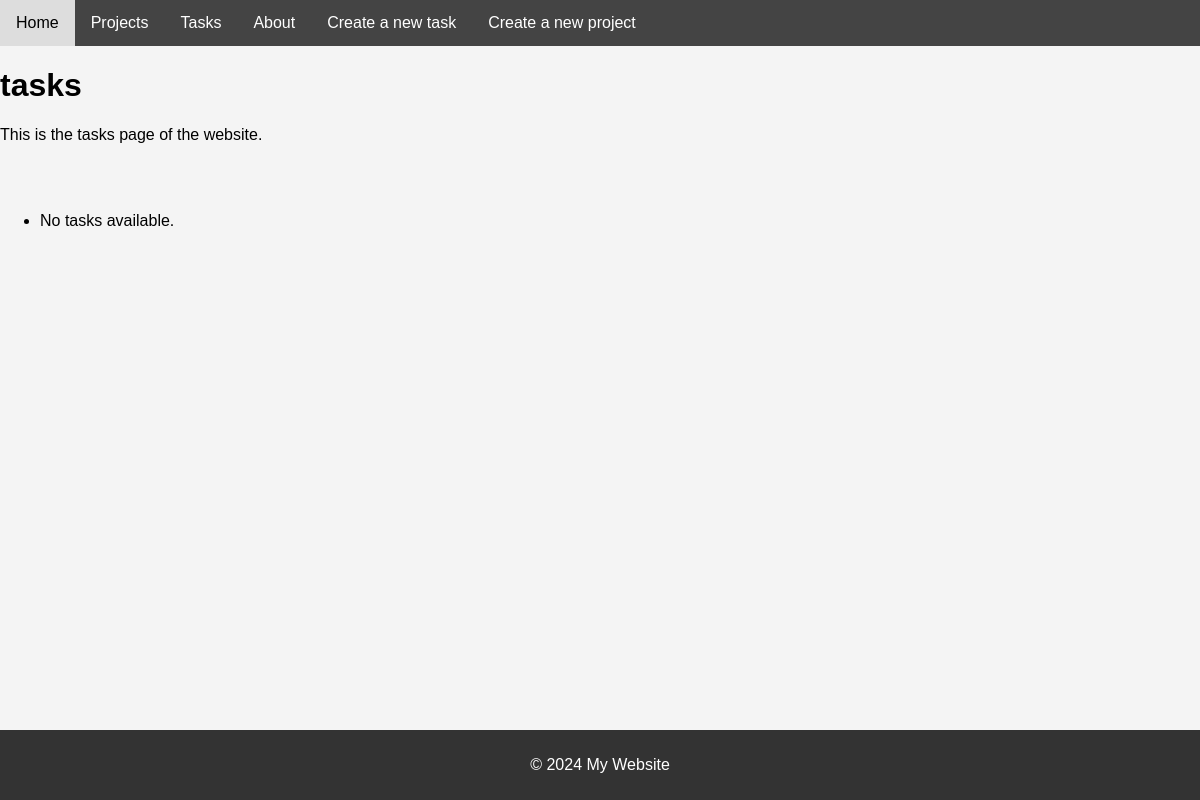
The app's page /home/tasks/, older data.
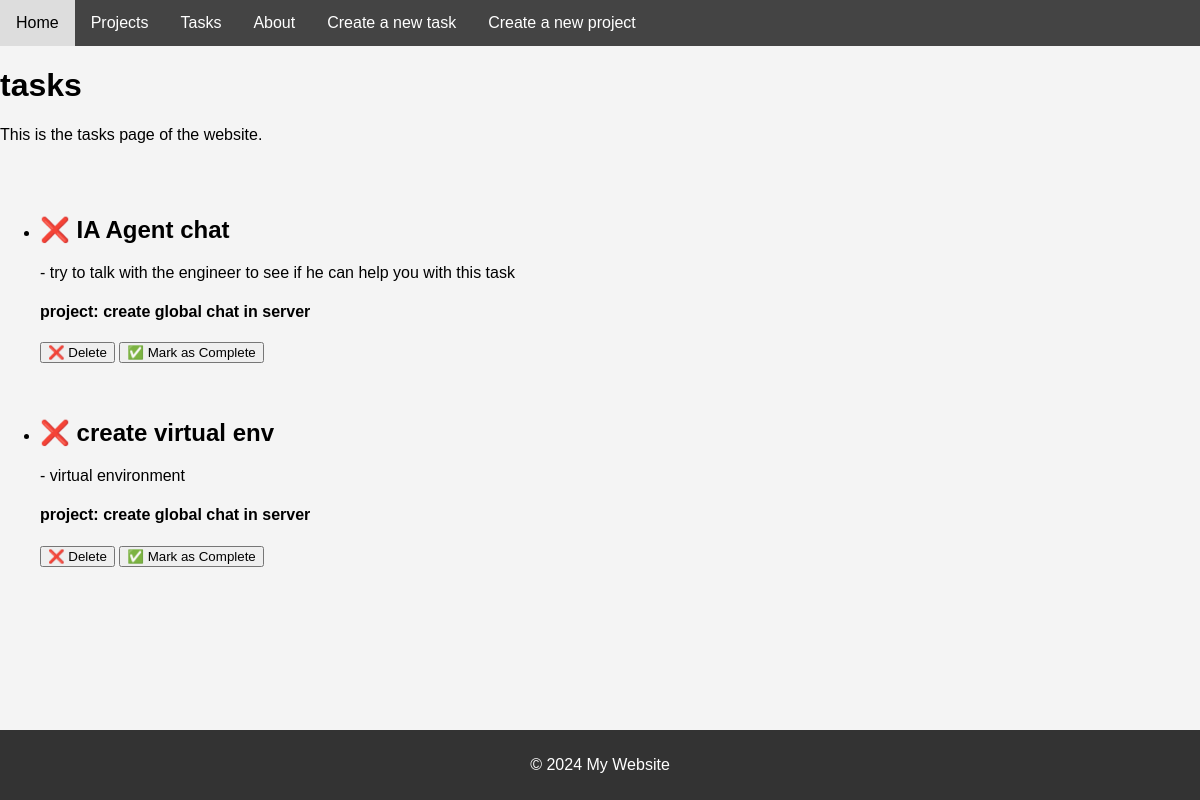
The same page, newer data.
### myapp/models.py (models this page shows, shortened)
class Task(models.Model):
    title = models.CharField(max_length=200)
    description = models.TextField()
    completed = models.BooleanField(default=False)
    project = models.ForeignKey(Project, on_delete=models.CASCADE, related_name='tasks')
    done = models.BooleanField(default=False)

class Project(models.Model):
    name = models.CharField(max_length=100)

### myapp/views.py (the view)
# urls.py: path('home/tasks/', views.tasks),
def tasks(request):
    task = Task.objects.all()
    return render(request, 'tasks/tasks.html', {'task': task})

### myapp/templates/tasks/tasks.html (shortened to what this page needs)
{% extends 'layouts/base.html' %}
{% block content %}
<h1>tasks</h1>
<p>This is the tasks page of the website.</p><br><br>
<div>
<ul>
    {% for t in task %}
        <li><h2>{% if t.done %} ✅ {% else %} ❌ {% endif %}  {{ t.title }}</h2>
            {% if t.description %}
                - {{ t.description }}
            {% else %}
                - No description available.
            {% endif %}
            <h4><b>project: {{ t.project.name }}</b></h4>
        <button>
            ❌ Delete
        </button>
        <button>
            ✅ Mark as Complete
        </button><br><br><br>
        </li>
    {% empty %}
        <li>No tasks available.</li>
    {% endfor %}
</ul>
</div>
{% endblock %}

Row changes from the older to the newer data that the page shows:
added Task: title "IA Agent chat", description "try to talk with the engineer to see if he can help you with this task", project.name "create global chat in server"
added Task: title "create virtual env", description "virtual environment", project.name "create global chat in server"
Text that changed along with them:
text no longer shown: "No tasks available."
